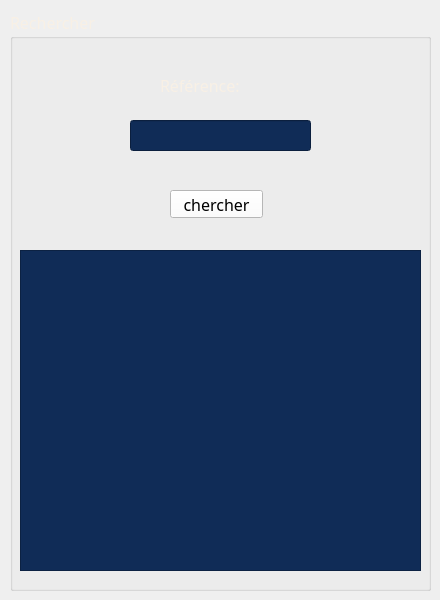
     <widget class="QWidget" name="tab">
      <attribute name="title">
       <string>Rechercher</string>
      </attribute>
      <widget class="QGroupBox" name="groupBox_4">
       <property name="geometry">
        <rect>
         <x>10</x>
         <y>10</y>
         <width>421</width>
         <height>581</height>
        </rect>
       </property>
       <property name="palette">
        <palette>
         <active>
          <colorrole role="WindowText">
           <brush brushstyle="SolidPattern">
            <color alpha="255">
             <red>248</red>
             <green>240</green>
             <blue>229</blue>
            </color>
           </brush>
          </colorrole>
          <colorrole role="Button">
           <brush brushstyle="SolidPattern">
            <color alpha="255">
             <red>16</red>
             <green>44</green>
             <blue>87</blue>
            </color>
           </brush>
          </colorrole>
          <colorrole role="Light">
           <brush brushstyle="SolidPattern">
            <color alpha="255">
             <red>255</red>
             <green>255</green>
             <blue>255</blue>
            </color>
           </brush>
          </colorrole>
          <colorrole role="Midlight">
           <brush brushstyle="SolidPattern">
            <color alpha="255">
             <red>251</red>
             <green>247</green>
             <blue>242</blue>
            </color>
           </brush>
          </colorrole>
          <colorrole role="Dark">
           <brush brushstyle="SolidPattern">
            <color alpha="255">
             <red>124</red>
             <green>120</green>
             <blue>114</blue>
            </color>
           </brush>
          </colorrole>
          <colorrole role="Mid">
           <brush brushstyle="SolidPattern">
            <color alpha="255">
             <red>165</red>
             <green>160</green>
             <blue>153</blue>
            </color>
           </brush>
          </colorrole>
          <colorrole role="Text">
           <brush brushstyle="SolidPattern">
            <color alpha="255">
             <red>0</red>
             <green>0</green>
             <blue>0</blue>
            </color>
           </brush>
          </colorrole>
          <colorrole role="BrightText">
           <brush brushstyle="SolidPattern">
            <color alpha="255">
             <red>255</red>
             <green>255</green>
             <blue>255</blue>
            </color>
           </brush>
          </colorrole>
          <colorrole role="ButtonText">
           <brush brushstyle="SolidPattern">
            <color alpha="255">
             <red>0</red>
             <green>0</green>
             <blue>0</blue>
            </color>
           </brush>
          </colorrole>
          <colorrole role="Base">
           <brush brushstyle="SolidPattern">
            <color alpha="255">
             <red>16</red>
             <green>44</green>
             <blue>87</blue>
            </color>
           </brush>
          </colorrole>
          <colorrole role="Window">
           <brush brushstyle="SolidPattern">
            <color alpha="255">
             <red>16</red>
             <green>44</green>
             <blue>87</blue>
            </color>
           </brush>
          </colorrole>
          <colorrole role="Shadow">
           <brush brushstyle="SolidPattern">
            <color alpha="255">
             <red>0</red>
             <green>0</green>
             <blue>0</blue>
            </color>
           </brush>
          </colorrole>
          <colorrole role="AlternateBase">
           <brush brushstyle="SolidPattern">
            <color alpha="255">
             <red>251</red>
             <green>247</green>
             <blue>242</blue>
            </color>
           </brush>
          </colorrole>
          <colorrole role="ToolTipBase">
           <brush brushstyle="SolidPattern">
            <color alpha="255">
             <red>255</red>
             <green>255</green>
             <blue>220</blue>
            </color>
           </brush>
          </colorrole>
          <colorrole role="ToolTipText">
           <brush brushstyle="SolidPattern">
            <color alpha="255">
             <red>0</red>
             <green>0</green>
             <blue>0</blue>
            </color>
           </brush>
          </colorrole>
          <colorrole role="PlaceholderText">
           <brush brushstyle="SolidPattern">
            <color alpha="128">
             <red>0</red>
             <green>0</green>
             <blue>0</blue>
            </color>
           </brush>
          </colorrole>
         </active>
         <inactive>
          <colorrole role="WindowText">
           <brush brushstyle="SolidPattern">
            <color alpha="255">
             <red>248</red>
             <green>240</green>
             <blue>229</blue>
            </color>
           </brush>
          </colorrole>
          <colorrole role="Button">
           <brush brushstyle="SolidPattern">
            <color alpha="255">
             <red>16</red>
             <green>44</green>
             <blue>87</blue>
            </color>
           </brush>
          </colorrole>
          <colorrole role="Light">
           <brush brushstyle="SolidPattern">
            <color alpha="255">
             <red>255</red>
             <green>255</green>
             <blue>255</blue>
            </color>
           </brush>
          </colorrole>
          <colorrole role="Midlight">
           <brush brushstyle="SolidPattern">
            <color alpha="255">
             <red>251</red>
             <green>247</green>
             <blue>242</blue>
            </color>
           </brush>
          </colorrole>
          <colorrole role="Dark">
           <brush brushstyle="SolidPattern">
            <color alpha="255">
             <red>124</red>
             <green>120</green>
             <blue>114</blue>
            </color>
           </brush>
          </colorrole>
          <colorrole role="Mid">
           <brush brushstyle="SolidPattern">
            <color alpha="255">
             <red>165</red>
             <green>160</green>
             <blue>153</blue>
            </color>
           </brush>
          </colorrole>
          <colorrole role="Text">
           <brush brushstyle="SolidPattern">
            <color alpha="255">
             <red>0</red>
             <green>0</green>
             <blue>0</blue>
            </color>
           </brush>
          </colorrole>
          <colorrole role="BrightText">
           <brush brushstyle="SolidPattern">
            <color alpha="255">
             <red>255</red>
             <green>255</green>
             <blue>255</blue>
            </color>
           </brush>
          </colorrole>
          <colorrole role="ButtonText">
           <brush brushstyle="SolidPattern">
            <color alpha="255">
             <red>0</red>
             <green>0</green>
             <blue>0</blue>
            </color>
           </brush>
          </colorrole>
          <colorrole role="Base">
           <brush brushstyle="SolidPattern">
            <color alpha="255">
             <red>16</red>
             <green>44</green>
             <blue>87</blue>
            </color>
           </brush>
          </colorrole>
          <colorrole role="Window">
           <brush brushstyle="SolidPattern">
            <color alpha="255">
             <red>16</red>
             <green>44</green>
             <blue>87</blue>
            </color>
           </brush>
          </colorrole>
          <colorrole role="Shadow">
           <brush brushstyle="SolidPattern">
            <color alpha="255">
             <red>0</red>
             <green>0</green>
             <blue>0</blue>
            </color>
           </brush>
          </colorrole>
          <colorrole role="AlternateBase">
           <brush brushstyle="SolidPattern">
            <color alpha="255">
             <red>251</red>
             <green>247</green>
             <blue>242</blue>
            </color>
           </brush>
          </colorrole>
          <colorrole role="ToolTipBase">
           <brush brushstyle="SolidPattern">
            <color alpha="255">
             <red>255</red>
             <green>255</green>
             <blue>220</blue>
            </color>
           </brush>
          </colorrole>
          <colorrole role="ToolTipText">
           <brush brushstyle="SolidPattern">
            <color alpha="255">
             <red>0</red>
             <green>0</green>
             <blue>0</blue>
            </color>
           </brush>
          </colorrole>
          <colorrole role="PlaceholderText">
           <brush brushstyle="SolidPattern">
            <color alpha="128">
             <red>0</red>
             <green>0</green>
             <blue>0</blue>
            </color>
           </brush>
          </colorrole>
         </inactive>
         <disabled>
          <colorrole role="WindowText">
           <brush brushstyle="SolidPattern">
            <color alpha="255">
             <red>124</red>
             <green>120</green>
             <blue>114</blue>
            </color>
           </brush>
          </colorrole>
          <colorrole role="Button">
           <brush brushstyle="SolidPattern">
            <color alpha="255">
             <red>16</red>
             <green>44</green>
             <blue>87</blue>
            </color>
           </brush>
          </colorrole>
          <colorrole role="Light">
           <brush brushstyle="SolidPattern">
            <color alpha="255">
             <red>255</red>
             <green>255</green>
             <blue>255</blue>
            </color>
           </brush>
          </colorrole>
          <colorrole role="Midlight">
           <brush brushstyle="SolidPattern">
            <color alpha="255">
             <red>251</red>
             <green>247</green>
             <blue>242</blue>
            </color>
           </brush>
          </colorrole>
          <colorrole role="Dark">
           <brush brushstyle="SolidPattern">
            <color alpha="255">
             <red>124</red>
             <green>120</green>
             <blue>114</blue>
            </color>
           </brush>
          </colorrole>
          <colorrole role="Mid">
           <brush brushstyle="SolidPattern">
            <color alpha="255">
             <red>165</red>
             <green>160</green>
             <blue>153</blue>
            </color>
           </brush>
          </colorrole>
          <colorrole role="Text">
           <brush brushstyle="SolidPattern">
            <color alpha="255">
             <red>124</red>
             <green>120</green>
             <blue>114</blue>
            </color>
           </brush>
          </colorrole>
          <colorrole role="BrightText">
           <brush brushstyle="SolidPattern">
            <color alpha="255">
             <red>255</red>
             <green>255</green>
             <blue>255</blue>
            </color>
           </brush>
          </colorrole>
          <colorrole role="ButtonText">
           <brush brushstyle="SolidPattern">
            <color alpha="255">
             <red>124</red>
             <green>120</green>
             <blue>114</blue>
            </color>
           </brush>
          </colorrole>
          <colorrole role="Base">
           <brush brushstyle="SolidPattern">
            <color alpha="255">
             <red>16</red>
             <green>44</green>
             <blue>87</blue>
            </color>
           </brush>
          </colorrole>
          <colorrole role="Window">
           <brush brushstyle="SolidPattern">
            <color alpha="255">
             <red>16</red>
             <green>44</green>
             <blue>87</blue>
            </color>
           </brush>
          </colorrole>
          <colorrole role="Shadow">
           <brush brushstyle="SolidPattern">
            <color alpha="255">
             <red>0</red>
             <green>0</green>
             <blue>0</blue>
            </color>
           </brush>
          </colorrole>
          <colorrole role="AlternateBase">
           <brush brushstyle="SolidPattern">
            <color alpha="255">
             <red>248</red>
             <green>240</green>
             <blue>229</blue>
            </color>
           </brush>
          </colorrole>
          <colorrole role="ToolTipBase">
           <brush brushstyle="SolidPattern">
            <color alpha="255">
             <red>255</red>
             <green>255</green>
             <blue>220</blue>
            </color>
           </brush>
          </colorrole>
          <colorrole role="ToolTipText">
           <brush brushstyle="SolidPattern">
            <color alpha="255">
             <red>0</red>
             <green>0</green>
             <blue>0</blue>
            </color>
           </brush>
          </colorrole>
          <colorrole role="PlaceholderText">
           <brush brushstyle="SolidPattern">
            <color alpha="128">
             <red>0</red>
             <green>0</green>
             <blue>0</blue>
            </color>
           </brush>
          </colorrole>
         </disabled>
        </palette>
       </property>
       <property name="font">
        <font>
         <family>Stencil</family>
         <pointsize>12</pointsize>
         <weight>50</weight>
         <bold>false</bold>
        </font>
       </property>
       <property name="title">
        <string>Rechercher</string>
       </property>
       <widget class="QLabel" name="label_25">
        <property name="geometry">
         <rect>
          <x>150</x>
          <y>60</y>
          <width>131</width>
          <height>31</height>
         </rect>
        </property>
        <property name="font">
         <font>
          <family>Stencil</family>
          <pointsize>12</pointsize>
         </font>
        </property>
        <property name="styleSheet">
         <string notr="true">color: rgb(248, 240, 229);</string>
        </property>
        <property name="text">
         <string>Référence:</string>
        </property>
       </widget>
       <widget class="QLineEdit" name="lineEdit_refch2">
        <property name="geometry">
         <rect>
          <x>120</x>
          <y>110</y>
          <width>181</width>
          <height>31</height>
         </rect>
        </property>
        <property name="palette">
         <palette>
          <active>
           <colorrole role="Button">
            <brush brushstyle="SolidPattern">
             <color alpha="255">
              <red>16</red>
              <green>44</green>
              <blue>87</blue>
             </color>
            </brush>
           </colorrole>
           <colorrole role="Text">
            <brush brushstyle="SolidPattern">
             <color alpha="255">
              <red>255</red>
              <green>255</green>
              <blue>255</blue>
             </color>
            </brush>
           </colorrole>
           <colorrole role="Base">
            <brush brushstyle="SolidPattern">
             <color alpha="255">
              <red>16</red>
              <green>44</green>
              <blue>87</blue>
             </color>
            </brush>
           </colorrole>
           <colorrole role="Window">
            <brush brushstyle="SolidPattern">
             <color alpha="255">
              <red>16</red>
              <green>44</green>
              <blue>87</blue>
             </color>
            </brush>
           </colorrole>
           <colorrole role="PlaceholderText">
            <brush brushstyle="NoBrush">
             <color alpha="128">
              <red>255</red>
              <green>255</green>
              <blue>255</blue>
             </color>
            </brush>
           </colorrole>
          </active>
          <inactive>
           <colorrole role="Button">
            <brush brushstyle="SolidPattern">
             <color alpha="255">
              <red>16</red>
              <green>44</green>
              <blue>87</blue>
             </color>
            </brush>
           </colorrole>
           <colorrole role="Text">
            <brush brushstyle="SolidPattern">
             <color alpha="255">
              <red>255</red>
              <green>255</green>
              <blue>255</blue>
             </color>
            </brush>
           </colorrole>
           <colorrole role="Base">
            <brush brushstyle="SolidPattern">
             <color alpha="255">
              <red>16</red>
              <green>44</green>
              <blue>87</blue>
             </color>
            </brush>
           </colorrole>
           <colorrole role="Window">
            <brush brushstyle="SolidPattern">
             <color alpha="255">
              <red>16</red>
              <green>44</green>
              <blue>87</blue>
             </color>
            </brush>
           </colorrole>
           <colorrole role="PlaceholderText">
            <brush brushstyle="NoBrush">
             <color alpha="128">
              <red>255</red>
              <green>255</green>
              <blue>255</blue>
             </color>
            </brush>
           </colorrole>
          </inactive>
          <disabled>
           <colorrole role="Button">
            <brush brushstyle="SolidPattern">
             <color alpha="255">
              <red>16</red>
              <green>44</green>
              <blue>87</blue>
             </color>
            </brush>
           </colorrole>
           <colorrole role="Text">
            <brush brushstyle="SolidPattern">
             <color alpha="255">
              <red>124</red>
              <green>120</green>
              <blue>114</blue>
             </color>
            </brush>
           </colorrole>
           <colorrole role="Base">
            <brush brushstyle="SolidPattern">
             <color alpha="255">
              <red>16</red>
              <green>44</green>
              <blue>87</blue>
             </color>
            </brush>
           </colorrole>
           <colorrole role="Window">
            <brush brushstyle="SolidPattern">
             <color alpha="255">
              <red>16</red>
              <green>44</green>
              <blue>87</blue>
             </color>
            </brush>
           </colorrole>
           <colorrole role="PlaceholderText">
            <brush brushstyle="NoBrush">
             <color alpha="128">
              <red>255</red>
              <green>255</green>
              <blue>255</blue>
             </color>
            </brush>
           </colorrole>
          </disabled>
         </palette>
        </property>
        <property name="text">
         <string/>
        </property>
        <property name="clearButtonEnabled">
         <bool>true</bool>
        </property>
       </widget>
       <widget class="QPushButton" name="pushButton_rech2">
        <property name="geometry">
         <rect>
          <x>160</x>
          <y>180</y>
          <width>93</width>
          <height>28</height>
         </rect>
        </property>
        <property name="palette">
         <palette>
          <active>
           <colorrole role="Button">
            <brush brushstyle="SolidPattern">
             <color alpha="255">
              <red>255</red>
              <green>255</green>
              <blue>255</blue>
             </color>
            </brush>
           </colorrole>
           <colorrole role="Base">
            <brush brushstyle="SolidPattern">
             <color alpha="255">
              <red>255</red>
              <green>255</green>
              <blue>255</blue>
             </color>
            </brush>
           </colorrole>
           <colorrole role="Window">
            <brush brushstyle="SolidPattern">
             <color alpha="255">
              <red>255</red>
              <green>255</green>
              <blue>255</blue>
             </color>
            </brush>
           </colorrole>
          </active>
          <inactive>
           <colorrole role="Button">
            <brush brushstyle="SolidPattern">
             <color alpha="255">
              <red>255</red>
              <green>255</green>
              <blue>255</blue>
             </color>
            </brush>
           </colorrole>
           <colorrole role="Base">
            <brush brushstyle="SolidPattern">
             <color alpha="255">
              <red>255</red>
              <green>255</green>
              <blue>255</blue>
             </color>
            </brush>
           </colorrole>
           <colorrole role="Window">
            <brush brushstyle="SolidPattern">
             <color alpha="255">
              <red>255</red>
              <green>255</green>
              <blue>255</blue>
             </color>
            </brush>
           </colorrole>
          </inactive>
          <disabled>
           <colorrole role="Button">
            <brush brushstyle="SolidPattern">
             <color alpha="255">
              <red>255</red>
              <green>255</green>
              <blue>255</blue>
             </color>
            </brush>
           </colorrole>
           <colorrole role="Base">
            <brush brushstyle="SolidPattern">
             <color alpha="255">
              <red>255</red>
              <green>255</green>
              <blue>255</blue>
             </color>
            </brush>
           </colorrole>
           <colorrole role="Window">
            <brush brushstyle="SolidPattern">
             <color alpha="255">
              <red>255</red>
              <green>255</green>
              <blue>255</blue>
             </color>
            </brush>
           </colorrole>
          </disabled>
         </palette>
        </property>
        <property name="styleSheet">
         <string notr="true">background-color: rgb(255, 255, 255);</string>
        </property>
        <property name="text">
         <string>chercher</string>
        </property>
       </widget>
       <widget class="QTableView" name="tableView2">
        <property name="geometry">
         <rect>
          <x>10</x>
          <y>240</y>
          <width>401</width>
          <height>321</height>
         </rect>
        </property>
       </widget>
      </widget>
     </widget>
